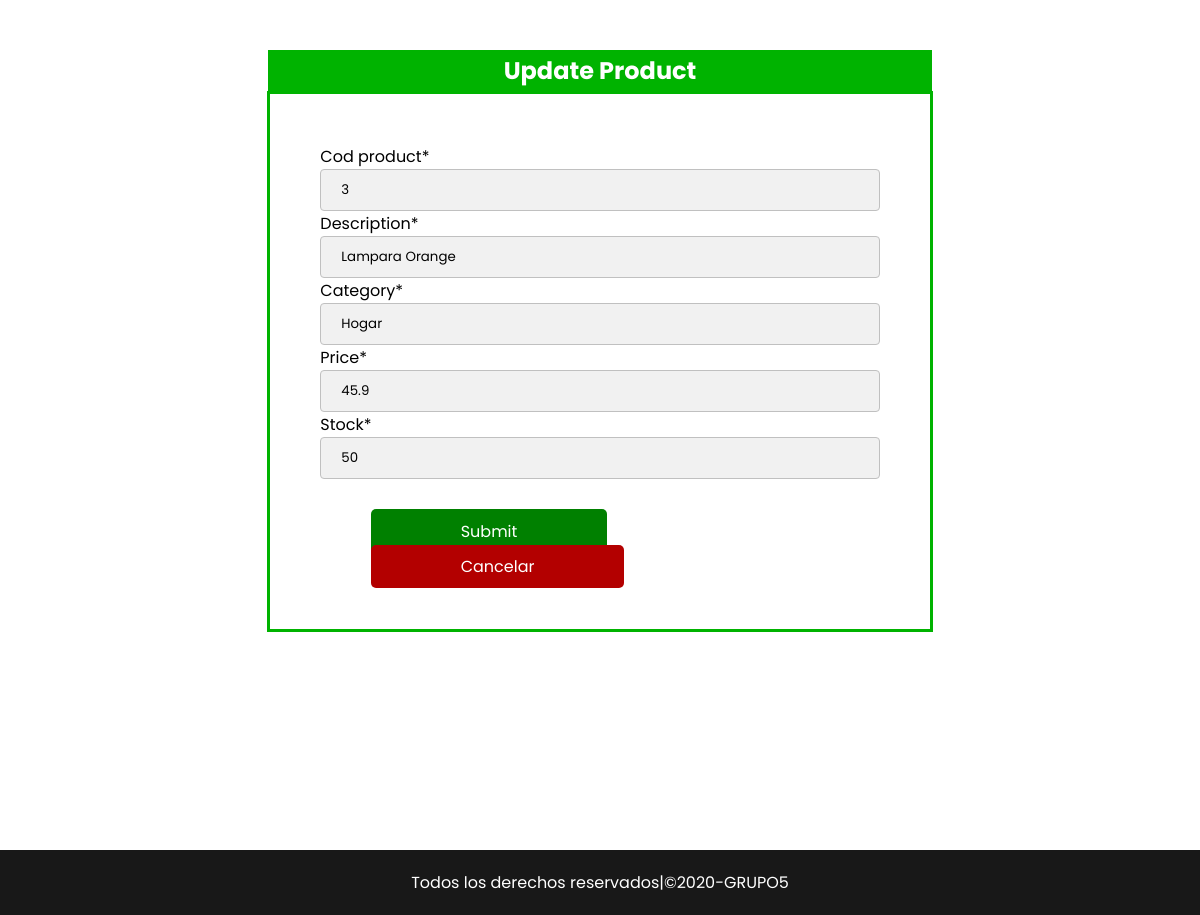
The app's page /update_3/ with its own data.
### Crud/models.py (models this page shows, shortened)
class Productos(models.Model):
    cod_product = models.IntegerField(primary_key=True)
    description = models.CharField(max_length=150)
    create = models.DateTimeField(auto_now_add=True)
    category = models.CharField(max_length=150)
    price= models.FloatField()
    stock = models.IntegerField()

### Crud/views.py (the view)
# urls.py: path('update_<int:id>/',Update,name='update')
def Update(request,id):
    product= get_object_or_404(Productos, cod_product=id)
    if request.method == 'POST':
        form = ProductForm(request.POST, instance= product)
        if form.is_valid():
            form.save()
            return redirect('app:crud')
    else:
        form = ProductForm(instance=product)
    context =  {'update': form}
    return render(request, 'update.html', context)

### Crud/forms.py
class ProductForm(ModelForm):
    class Meta:
        model = Productos
        fields = '__all__'

### Templates/update.html (shortened to what this page needs)
{% extends 'base.html' %}
{% load crispy_forms_tags %}
{% block content %}
<main class="contenedor-form">
    <div class="title-form-update">
        <h2>Update Product</h2>
    </div>
    <form method="POST" class="form-update" autocomplete="off">
        {{update|crispy}}
        <div >
            <input type="submit" class="btn-input btn-success">
            <a href="{% url 'app:crud' %}" class="btn-input btn-danger">Cancelar</a>
        </div>
    </form>
</main>
{% endblock %}

### Crud/static/css/estilos.css (style rules this page uses)
* { margin: 0; padding: 0; font-family: 'Poppins', sans-serif; }
.btn-success { background-color: green; color: white; }
.btn-danger { background-color: #b30000; color: white; }
.btn-input { border: none; color: white; padding: 10px 90px; text-decoration: none; text-align: center; margin-left: 9%; border-radius: 5px; font-size: 1em; margin-top: 30px; }
.contenedor-form { width: 60%; height: 100vh; margin-top:50px; margin-left: 20%; }
.form-create, .form-update { width: 92.4%; margin: auto; padding-bottom: 50px; padding: 50px; }
.form-update { border: 3px solid #00b300; }
.numberinput, .textinput { width: 100%; padding: 10px 20px; box-sizing: border-box; border: 1px solid silver; border-radius: 4px; background-color: #f1f1f1; }
.title-form-create,.title-form-update { width: 92.3%; margin: auto; }
.title-form-update { border: 3px solid #00b300; background-color: #00b300; }
.title-form-create > h2, .title-form-update > h2 { color: white; text-align: center; }

### Crud/static/css/Index.css (style rules this page uses)
* { margin: 0%; padding: 0%; box-sizing: border-box; font-family: 'Poppins', sans-serif; }

### records on screen
Productos: cod_product "3", description "Lampara Orange", category "Hogar", price "45.9", stock "50"
